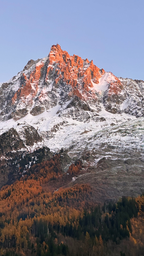
#> input picture .docs/Alps.png, 144 x 256 px, shrunk from 1179 x 2096 before the run
$ python steg_analysis.py
#> lines starting #> are read from the running program, lines starting #| are printed output that depends on the picture
#> the answer given: 1
#> the answer given: .docs/Alps.png
### Steg/Image_Process.py
import os
from PIL import Image
import numpy as np


def load_image(image_path: str) -> np.ndarray:
    """ Load an image from disk and return it as an array """
#> called with image_path = '.docs/Alps.png'
    image_path = image_path.strip()

    if not image_path:
        raise ValueError("No image path provided")

    try:
        image = Image.open(image_path)
#> image is the input picture: PIL image 144x256 RGB; mean R, G, B 126, 120.7, 130.8

    except FileNotFoundError:
        base, ext = os.path.splitext(image_path)

        if ext == "":
            for candidate_ext in [".png", ".jpg", ".jpeg", ".bmp", ".webp"]:
                test_path = base + candidate_ext
                if os.path.exists(test_path):
                    image = Image.open(test_path)
                    print(f"Auto-resolved input image to: {test_path}")
                    break
            else:
                raise FileNotFoundError(f"Image not found: {image_path}")
        else:
            raise FileNotFoundError(f"Image not found: {image_path}")

    image = image.convert("RGB")
    return np.array(image)


# [70 lines left out: functions save_image, save_gif, not called in this run]

### steg_analysis.py
import numpy as np
import matplotlib.pyplot as plt
from scipy import stats
from Steg.Image_Process import load_image


# Config Values

STEGO_THRESHOLD = 5          # Sensitivity threshold for two-image histogram comparison, higher = less sensitive
CHI_SQUARE_THRESHOLD = 0.05  # P-value threshold for chi-square test, below this = likely stego
RS_THRESHOLD = 0.02          # RS analysis threshold, difference between R and S groups above this = likely stego
SPA_THRESHOLD = 0.05         # Sample pair analysis threshold, embedding rate above this = likely stego
SNV_THRESHOLD = 0.95         # SNV linearity threshold, R² above this = likely stego (too linear)
EVEN_ODD_THRESHOLD = 0.01    # Even-odd ratio deviation threshold, below this = likely stego


# [19 lines left out: functions histogram_difference, stego_score, not called in this run]


def lsb_plane_analysis(img):
    """ Extracts LSB plane and measures its uniformity
        Natural images have random noisy LSBs
        Stego images have more uniform or structured LSBs due to embedding
    """
    flat = img.flatten().astype(np.int32) # Flatten image to 1D array

    lsb_plane = flat & 1 # Extract least significant bit of every pixel value

    lsb_mean = np.mean(lsb_plane) # Mean of LSB plane, should be close to 0.5 for both natural and stego
#> lsb_mean = 0.503
    lsb_var = np.var(lsb_plane) # Variance of LSB plane
#> lsb_var = 0.25

    # In natural images LSB variance is slightly below 0.25
    # Embedding pushes it closer to exactly 0.25 (perfectly random)
    deviation = abs(lsb_var - 0.25) # Deviation from perfect randomness
#> deviation = 7.71e-06

    # Compute local variance across 8x8 blocks to detect spatial patterns
    h, w = img.shape[:2]
    block_vars = [] # Will hold variance of each block

    for i in range(0, h - 8, 8): # Iterate over rows in steps of 8
        for j in range(0, w - 8, 8): # Iterate over columns in steps of 8
            block = img[i:i+8, j:j+8, :].flatten() & 1 # Extract LSB plane of this block
            block_vars.append(np.var(block)) # Compute variance of this block
#> after the loop, block_vars = 527 values, max 0.25 at index 5, min 0.226 at index 81, mean 0.248

    block_var_std = np.std(block_vars) # Standard deviation of block variances
#> block_var_std = 0.00335
    # Natural images have high std (uneven LSB distribution across blocks)
    # Stego images have low std (LSBs are uniformly distributed across blocks due to embedding)

    likely_stego = deviation < 0.01 and block_var_std < 0.05 # Both conditions suggest embedding
#> likely_stego = True

    return {
        "lsb_mean": lsb_mean,
        "lsb_variance": lsb_var,
        "deviation_from_random": deviation,
        "block_variance_std": block_var_std,
        "likely_stego": likely_stego
    }


def chi_square_attack(img):
    """ Chi-square test on pixel value pairs
        LSB embedding makes adjacent value pairs (0,1), (2,3), (4,5)... appear with equal frequency
        Chi-square measures how far actual distribution is from that perfectly paired expectation
    """
    flat = img.flatten().astype(np.int32) # Flatten image to 1D array

    hist, _ = np.histogram(flat, bins=256, range=(0, 256)) # Count frequency of each pixel value
#> hist = 256 values, max 1818 at index 225, min 0 at index 0, mean 432

    # Group pixel values into pairs (0,1), (2,3), (4,5)...
    observed = [] # Actual counts
    expected = [] # Expected counts if embedding occurred

    for i in range(0, 256, 2): # Step through pairs
        n1 = hist[i]     # Count of even value
        n2 = hist[i + 1] # Count of odd value
        mean = (n1 + n2) / 2 # Expected count if perfectly paired

        if mean > 0: # Avoid division by zero
            observed.append(n1)
            observed.append(n2)
            expected.append(mean)
            expected.append(mean)
#> this loop made 128 passes
#> (n1, n2, mean) on passes 1 to 8: (0, 0, 0), (0, 3, 1.5), (6, 5, 5.5), (12, 15, 13.5), (24, 30, 27), (31, 50, 40.5), (54, 59, 56.5), (75, 90, 82.5)
#> after the loop, expected = 254 values, max 1791 at index 222, min 1.5 at index 0, mean 435.4; observed = 254 values, max 1818 at index 223, min 0 at index 0, mean 435.4

    observed = np.array(observed)
    expected = np.array(expected)

    # Compute chi-square statistic manually
    chi2 = np.sum((observed - expected) ** 2 / expected) # Chi-square formula
#> chi2 = 1083.6
    dof = len(observed) - 1 # Degrees of freedom
#> dof = 253

    p_value = 1 - stats.chi2.cdf(chi2, dof) # P-value from chi-square distribution
#> p_value = 0
    # Low p-value means distribution is suspiciously close to perfectly paired = likely stego

    likely_stego = p_value < CHI_SQUARE_THRESHOLD
#> likely_stego = True

    return {
        "chi2_statistic": chi2,
        "p_value": p_value,
        "likely_stego": likely_stego
    }


#TOO SLOW -> to be improved
def rs_analysis(img):
    """ Regular-Singular analysis
        Divides image into pixel groups and classifies each as Regular, Singular or Unusable
        LSB embedding disturbs the natural R > S balance in a mathematically predictable way
        Can estimate embedding rate from how much R and S diverge
    """
    flat = img.flatten().astype(np.int32) # Flatten to 1D array
    n = len(flat)
#> n = 110592
    group_size = 4 # Number of pixels per group

    # Discrimination function — measures smoothness of a pixel group
    # Higher value = less smooth = more natural
    def discrimination(group):
        return np.sum(np.abs(np.diff(group))) # Sum of absolute differences between adjacent pixels

    # Flipping function F1 — flips LSB of pixel (0↔1, 2↔3, 4↔5...)
    def flip(group):
        return np.where(group % 2 == 0, group + 1, group - 1)

    # Inverse flipping function F-1 — shifts values (-1↔0, 1↔2, 3↔4...)
    def flip_inv(group):
        return np.where(group % 2 == 1, group - 1, group + 1)

    r, s, r_inv, s_inv = 0, 0, 0, 0 # Counters for each group type

    for i in range(0, n - group_size, group_size): # Iterate over groups
        group = flat[i:i + group_size].copy() # Extract this group

        f_orig = discrimination(group) # Smoothness of original group

        flipped = flip(group) # Apply F1 flipping
        f_flip = discrimination(flipped) # Smoothness after flipping

        flipped_inv = flip_inv(group) # Apply F-1 flipping
        f_flip_inv = discrimination(flipped_inv) # Smoothness after inverse flipping

        # Classify group under F1
        if f_flip > f_orig:   # Flipping made it less smooth = Regular
            r += 1
        elif f_flip < f_orig: # Flipping made it more smooth = Singular
            s += 1

        # Classify group under F-1
        if f_flip_inv > f_orig:
            r_inv += 1
        elif f_flip_inv < f_orig:
            s_inv += 1
#> this loop made 27647 passes
#> (group, f_orig, f_flip, flipped_inv, f_flip_inv) on passes 1 to 7: ([157, 174, 224, 154], 137, 139, [156, 175, 225, 155], 139), ([175, 224, 152, 175], 144, 144, [174, 225, 153, 174], 144), ([225, 155, 174, 223], 138, 138, [224, 154, 175, 222], 138), ([155, 175, 224, 155], 138, 142, [154, 174, 225, 154], 142), ([175, 224, 154, 174], 139, 141, [174, 225, 155, 175], 141), ([224, 153, 175, 224], 142, 146, [225, 152, 174, 225], 146), ([153, 175, 224, 153], 142, 146, [152, 174, 225, 152], 146)

    total_groups = (n // group_size) # Total number of groups

    # Normalize counts
    r_norm = r / total_groups
    s_norm = s / total_groups
    r_inv_norm = r_inv / total_groups
    s_inv_norm = s_inv / total_groups

    rs_difference = abs(r_norm - s_norm) # In natural images R >> S, embedding closes this gap

    # Estimate embedding rate using RS formula
    # Derived from the mathematical relationship between R, S, R-1, S-1 and embedding rate p
    a = 2 * (r_inv_norm - r_norm)
    b = r_norm - r_inv_norm + s_norm - s_inv_norm
    c = s_inv_norm - s_norm

    discriminant = b ** 2 - 4 * a * c # Quadratic discriminant

    if discriminant >= 0 and a != 0: # Solve quadratic equation for embedding rate
        p1 = (-b + np.sqrt(discriminant)) / (2 * a)
        p2 = (-b - np.sqrt(discriminant)) / (2 * a)
        embedding_rate = min(p1, p2) if min(p1, p2) > 0 else max(p1, p2) # Take positive root
        embedding_rate = max(0.0, min(1.0, embedding_rate)) # Clamp to 0-1 range
    else:
        embedding_rate = 0.0 # Could not estimate

    likely_stego = rs_difference < RS_THRESHOLD or embedding_rate > SPA_THRESHOLD

    return {
        "r": r_norm,
        "s": s_norm,
        "r_inv": r_inv_norm,
        "s_inv": s_inv_norm,
        "rs_difference": rs_difference,
        "estimated_embedding_rate": embedding_rate,
        "likely_stego": likely_stego
    }


def sample_pair_analysis(img):
    """ Sample Pair Analysis
        Counts adjacent pixel pairs that fall into specific categories
        Solves a quadratic equation to estimate embedding rate
        More accurate than RS on small payloads
    """
    flat = img.flatten().astype(np.int32) # Flatten to 1D array

    # Count pairs of adjacent pixels
    u = flat[:-1] # All pixels except last
    v = flat[1:]  # All pixels except first

    # Count pairs where values differ only in LSB (within same even/odd pair)
    # These are the pairs most affected by LSB embedding
    same_pair = np.sum((u // 2) == (v // 2)) # Pairs sharing the same value/2 bucket
    total_pairs = len(u) # Total number of adjacent pairs

    # Count pairs where u < v and both in same pair bucket
    e_u_less = np.sum(((u // 2) == (v // 2)) & (u < v)) # u is even, v is odd
    e_u_more = np.sum(((u // 2) == (v // 2)) & (u > v)) # u is odd, v is even

    # Solve quadratic equation for embedding rate p
    # Based on how e_u_less and e_u_more relate to p mathematically
    a = total_pairs
    b = -(e_u_less + e_u_more + 2 * same_pair)
    c = same_pair

    discriminant = b ** 2 - 4 * a * c # Quadratic discriminant

    if discriminant >= 0 and a != 0:
        p1 = (-b + np.sqrt(discriminant)) / (2 * a)
        p2 = (-b - np.sqrt(discriminant)) / (2 * a)
        embedding_rate = min(p1, p2) if min(p1, p2) > 0 else max(p1, p2) # Take positive root
        embedding_rate = max(0.0, min(1.0, embedding_rate)) # Clamp to 0-1 range
    else:
        embedding_rate = 0.0 # Could not estimate

    likely_stego = embedding_rate > SPA_THRESHOLD

    return {
        "estimated_embedding_rate": embedding_rate,
        "likely_stego": likely_stego
    }


def even_odd_analysis(img):
    """ Even-Odd ratio analysis
        Counts pixels with even vs odd values
        Natural images have a slightly uneven ratio due to natural pixel distribution
        LSB embedding forces the ratio closer to exactly 50/50
    """
    flat = img.flatten().astype(np.int32) # Flatten to 1D array

    even_count = np.sum(flat % 2 == 0) # Count pixels with even value
    odd_count = np.sum(flat % 2 == 1)  # Count pixels with odd value
    total = len(flat) # Total pixel count

    even_ratio = even_count / total # Proportion of even pixels
    odd_ratio = odd_count / total   # Proportion of odd pixels

    deviation = abs(even_ratio - 0.5) # Deviation from perfect 50/50 split
    # Natural images deviate slightly from 0.5
    # Stego images are suspiciously close to exactly 0.5

    likely_stego = deviation < EVEN_ODD_THRESHOLD

    return {
        "even_ratio": even_ratio,
        "odd_ratio": odd_ratio,
        "deviation_from_50_50": deviation,
        "likely_stego": likely_stego
    }


def snv_linearity_analysis(img):
    """ Sample Number Variance linearity analysis
        In natural images, variance of pixel values across spatial regions follows a non-linear curve
        LSB embedding introduces artificial linearity into this variance pattern
        We measure R² of a linear fit — high R² means suspiciously linear = likely stego
    """
    gray = np.mean(img, axis=2).astype(np.int32) # Convert to grayscale by averaging RGB channels
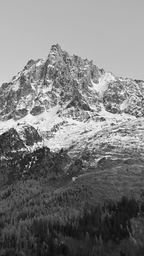
#> gray: shape (256, 144) int32; min 11, max 254, mean 125.5
    h, w = gray.shape

    block_size = 16 # Size of spatial blocks to analyse
    variances = [] # Will hold variance of each block

    for i in range(0, h - block_size, block_size): # Iterate over rows
        for j in range(0, w - block_size, block_size): # Iterate over columns
            block = gray[i:i + block_size, j:j + block_size].flatten() # Extract block
            variances.append(np.var(block)) # Compute variance of this block
#| LSB Plane Analysis    : LIKELY STEGO | Block variance std=0.0033
#| Chi-Square Attack     : LIKELY STEGO | p=0.0000
#| RS Analysis           : LIKELY CLEAN | Embedding rate ≈ 0.0%
#| Sample Pair Analysis  : LIKELY CLEAN | Embedding rate ≈ 0.0%
#| Even-Odd Ratio        : LIKELY STEGO | Deviation=0.0028
#| SNV Linearity         : LIKELY CLEAN | R²=0.0008
#| Votes       : 3/6 methods flagged as stego
#| Confidence  : 50%
#| Verdict     : UNCERTAIN

    if len(variances) < 2: # Not enough blocks to analyse
        return {"r_squared": 0.0, "likely_stego": False}

    variances = np.array(variances)
    x = np.arange(len(variances)) # Block indices as x axis

    # Fit a linear regression to the variance sequence
    slope, intercept, r_value, p_value, std_err = stats.linregress(x, variances)
    r_squared = r_value ** 2 # R² measures how well a straight line fits the variance curve
    # Natural images have low R² (non-linear variance)
    # Stego images have high R² (variance is artificially linearised by embedding)

    likely_stego = r_squared > SNV_THRESHOLD

    return {
        "r_squared": r_squared,
        "slope": slope,
        "intercept": intercept,
        "likely_stego": likely_stego
    }


def combined_verdict(results: dict) -> tuple:
    """ Combines individual method verdicts into a single overall verdict
        Each method that says likely_stego gets one vote
        Final verdict is based on majority of votes
    """
    methods = ["lsb", "chi_square", "rs", "spa", "even_odd", "snv"] # All method names
    votes = sum(1 for m in methods if results[m]["likely_stego"]) # Count stego votes
    total = len(methods) # Total number of methods

    confidence = votes / total # Confidence as proportion of agreeing methods

    if votes >= 4: # Majority says stego
        verdict = "LIKELY STEGO"
    elif votes >= 2:
        verdict = "UNCERTAIN"
    else:
        verdict = "LIKELY CLEAN"

    return verdict, votes, total, confidence


def plot_single_image_analysis(img, results):
    """ Plots all single image analysis results in one window """
    flat = img.flatten().astype(np.int32) # Flatten image for plotting
    lsb_plane = flat & 1 # Extract LSB plane

    fig, axes = plt.subplots(2, 3, figsize=(18, 10)) # 2 rows, 3 columns of subplots
    fig.suptitle("Single Image Steganalysis Report", fontsize=14)

    # Plot 1 — LSB plane distribution
    ax = axes[0, 0]
    ax.bar([0, 1], [np.sum(lsb_plane == 0), np.sum(lsb_plane == 1)], color=["blue", "orange"]) # Count 0s and 1s in LSB plane
    ax.set_title(f"LSB Plane Distribution\n{'STEGO' if results['lsb']['likely_stego'] else 'CLEAN'}")
    ax.set_xlabel("LSB value")
    ax.set_ylabel("Count")
    ax.set_xticks([0, 1])

    # Plot 2 — Pixel value histogram with pair highlighting
    ax = axes[0, 1]
    hist, _ = np.histogram(flat, bins=256, range=(0, 256))
    ax.bar(range(256), hist, color="grey", alpha=0.7) # Plot full histogram
    ax.set_title(f"Chi-Square Pair Analysis\np={results['chi_square']['p_value']:.4f} — {'STEGO' if results['chi_square']['likely_stego'] else 'CLEAN'}")
    ax.set_xlabel("Pixel intensity")
    ax.set_ylabel("Count")

    # Plot 3 — RS groups bar chart
    ax = axes[0, 2]
    rs = results["rs"]
    ax.bar(["R", "S", "R-inv", "S-inv"], [rs["r"], rs["s"], rs["r_inv"], rs["s_inv"]], color=["blue", "red", "cyan", "orange"])
    ax.set_title(f"RS Analysis\nEmbedding rate ≈ {rs['estimated_embedding_rate']*100:.1f}% — {'STEGO' if rs['likely_stego'] else 'CLEAN'}")
    ax.set_ylabel("Normalised group count")

    # Plot 4 — SPA embedding rate
    ax = axes[1, 0]
    spa_rate = results["spa"]["estimated_embedding_rate"]
    ax.bar(["Clean", "Embedded"], [1 - spa_rate, spa_rate], color=["green", "red"]) # Show estimated clean vs embedded proportion
    ax.set_title(f"Sample Pair Analysis\nEmbedding rate ≈ {spa_rate*100:.1f}% — {'STEGO' if results['spa']['likely_stego'] else 'CLEAN'}")
    ax.set_ylabel("Proportion")
    ax.set_ylim(0, 1)

    # Plot 5 — Even-Odd ratio
    ax = axes[1, 1]
    eo = results["even_odd"]
    ax.bar(["Even", "Odd"], [eo["even_ratio"], eo["odd_ratio"]], color=["blue", "orange"])
    ax.axhline(0.5, color="red", linestyle="--", label="Perfect 50/50") # Reference line at 50/50
    ax.set_title(f"Even-Odd Ratio\nDeviation={eo['deviation_from_50_50']:.4f} — {'STEGO' if eo['likely_stego'] else 'CLEAN'}")
    ax.set_ylabel("Ratio")
    ax.set_ylim(0.45, 0.55)
    ax.legend()

    # Plot 6 — SNV linearity
    ax = axes[1, 2]
    gray = np.mean(img, axis=2).astype(np.int32) # Convert to grayscale
    h, w = gray.shape
    block_size = 16
    variances = []

    for i in range(0, h - block_size, block_size):
        for j in range(0, w - block_size, block_size):
            block = gray[i:i + block_size, j:j + block_size].flatten()
            variances.append(np.var(block))

    variances = np.array(variances)
    x = np.arange(len(variances))
    ax.scatter(x, variances, s=1, color="blue", alpha=0.5) # Plot block variances as scatter

    slope = results["snv"]["slope"]
    intercept = results["snv"].get("intercept", np.mean(variances))
    ax.plot(x, slope * x + intercept, color="red", linewidth=1.5, label=f"R²={results['snv']['r_squared']:.3f}") # Plot linear fit
    ax.set_title(f"SNV Linearity\nR²={results['snv']['r_squared']:.3f} — {'STEGO' if results['snv']['likely_stego'] else 'CLEAN'}")
    ax.set_xlabel("Block index")
    ax.set_ylabel("Block variance")
    ax.legend()

    plt.tight_layout()
    plt.show()
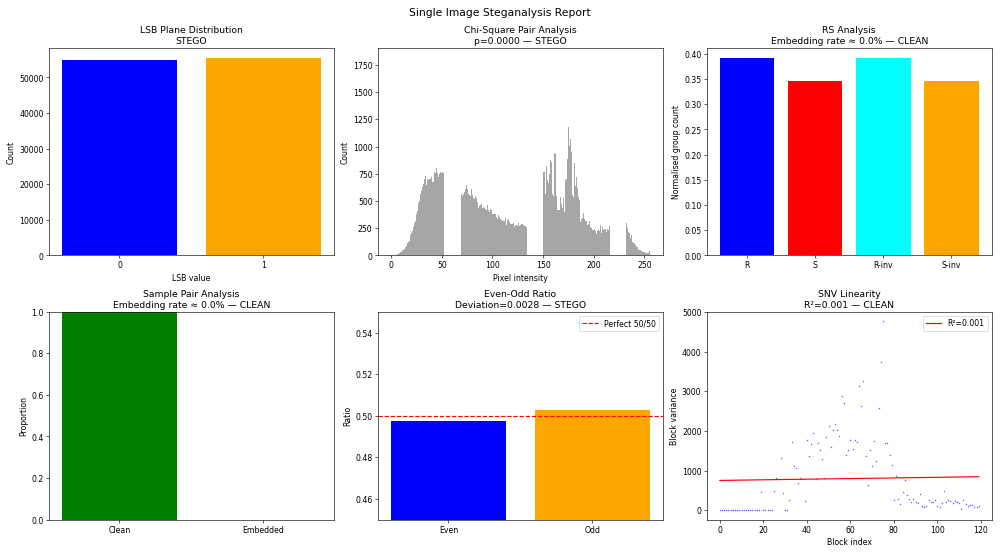
#> figure drawn by matplotlib, 6 panels; panel 2: tallest bar 1818 high, from x = 224.6 to 225.4; panel 6: curve peaks at x = 119, y = 844.3


# [22 lines left out: function plot_two_image_analysis, not called in this run]


def analyze_single_image(image_path: str):
    """ Full single image steganalysis pipeline using all six methods """
    img = load_image(image_path) # Load image as numpy array

    print("\n--- Single Image Steganalysis ---")
    print("Running all methods...")

    # Run all six methods
    results = {
        "lsb":        lsb_plane_analysis(img),
        "chi_square": chi_square_attack(img),
        "rs":         rs_analysis(img),
        "spa":        sample_pair_analysis(img),
        "even_odd":   even_odd_analysis(img),
        "snv":        snv_linearity_analysis(img)
    }

    # Print individual verdicts
    print("\n--- Individual Method Verdicts ---")
    print(f"LSB Plane Analysis    : {'LIKELY STEGO' if results['lsb']['likely_stego']        else 'LIKELY CLEAN'} | Block variance std={results['lsb']['block_variance_std']:.4f}")
    print(f"Chi-Square Attack     : {'LIKELY STEGO' if results['chi_square']['likely_stego']  else 'LIKELY CLEAN'} | p={results['chi_square']['p_value']:.4f}")
    print(f"RS Analysis           : {'LIKELY STEGO' if results['rs']['likely_stego']          else 'LIKELY CLEAN'} | Embedding rate ≈ {results['rs']['estimated_embedding_rate']*100:.1f}%")
    print(f"Sample Pair Analysis  : {'LIKELY STEGO' if results['spa']['likely_stego']         else 'LIKELY CLEAN'} | Embedding rate ≈ {results['spa']['estimated_embedding_rate']*100:.1f}%")
    print(f"Even-Odd Ratio        : {'LIKELY STEGO' if results['even_odd']['likely_stego']    else 'LIKELY CLEAN'} | Deviation={results['even_odd']['deviation_from_50_50']:.4f}")
    print(f"SNV Linearity         : {'LIKELY STEGO' if results['snv']['likely_stego']         else 'LIKELY CLEAN'} | R²={results['snv']['r_squared']:.4f}")

    # Print combined verdict
    verdict, votes, total, confidence = combined_verdict(results)
    print(f"\n--- Combined Verdict ---")
    print(f"Votes       : {votes}/{total} methods flagged as stego")
    print(f"Confidence  : {confidence*100:.0f}%")
    print(f"Verdict     : {verdict}")

    plot_single_image_analysis(img, results) # Show all plots in one window


# [13 lines left out: function analyze_two_images, not called in this run]


if __name__ == "__main__":
    print("\n--- Steganalysis ---")
    print("1: Single image analysis")
    print("2: Two image comparison")

    choice = input("> ").strip().lower()

    if choice in ["1", "single"]:
        path = input("Image path: ").strip()
        analyze_single_image(path)

    elif choice in ["2", "two", "compare"]:
        path_original = input("Original image path: ").strip()
        path_suspect = input("Suspect image path: ").strip()
        analyze_two_images(path_original, path_suspect)

    else:
        print("Invalid choice")
